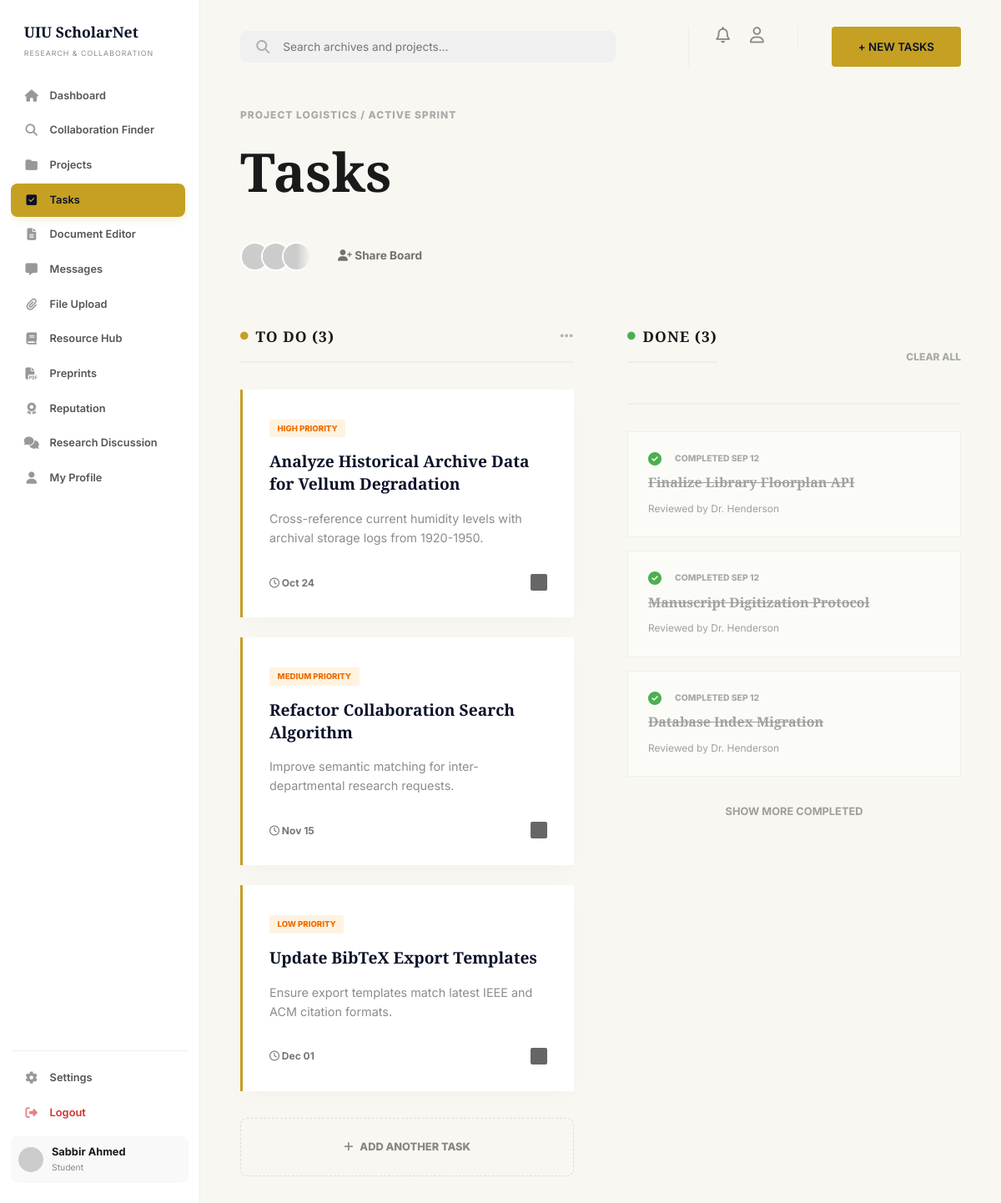
/dashboard/tasks.php (signed in), run on the app's committed database.
### tables this page shows
CREATE TABLE IF NOT EXISTS users (
    id INT AUTO_INCREMENT PRIMARY KEY,
    full_name VARCHAR(100) NOT NULL,
    email VARCHAR(100) UNIQUE NOT NULL,
    password VARCHAR(255) NOT NULL,
    role ENUM('student', 'faculty') DEFAULT 'student',
    department VARCHAR(100),
    interests TEXT,
    skills TEXT,
    points INT DEFAULT 0,
    created_at TIMESTAMP DEFAULT CURRENT_TIMESTAMP
);

CREATE TABLE IF NOT EXISTS tasks (
    id INT AUTO_INCREMENT PRIMARY KEY,
    project_id INT,
    title VARCHAR(255) NOT NULL,
    description TEXT,
    assigned_to INT,
    priority ENUM('low', 'medium', 'high') DEFAULT 'medium',
    status ENUM('todo', 'inprogress', 'done') DEFAULT 'todo',
    due_date DATE,
    created_at TIMESTAMP DEFAULT CURRENT_TIMESTAMP,
    FOREIGN KEY (project_id) REFERENCES projects(id) ON DELETE CASCADE,
    FOREIGN KEY (assigned_to) REFERENCES users(id) ON DELETE SET NULL
);

### includes/auth_check.php (called while the page is built, shortened)
<?php
require_once('db_connect.php');
$user_id = (int)$_SESSION['user_id'];
$stmt = $conn->prepare("SELECT * FROM users WHERE id = ?");
$stmt->bind_param("i", $user_id);
$stmt->execute();
$user_result = $stmt->get_result();
$user_data = $user_result->fetch_assoc();
?>

### dashboard/tasks.php (the view, shortened to what this page needs)
<?php
require_once('../includes/auth_check.php');
$project_id = isset($_GET['project_id']) ? (int)$_GET['project_id'] : null;
$task_sql = "SELECT t.*, p.title as project_title FROM tasks t
             JOIN projects p ON t.project_id = p.id
             WHERE p.creator_id = ?";
if ($project_id) {
    $task_sql .= " AND t.project_id = ?";
    $tstmt = $conn->prepare($task_sql);
    $tstmt->bind_param("ii", $user_id, $project_id);
} else {
    $tstmt = $conn->prepare($task_sql);
    $tstmt->bind_param("i", $user_id);
}
$tstmt->execute();
$task_result = $tstmt->get_result();
$tasks_todo = [];
$tasks_done = [];
while ($task = $task_result->fetch_assoc()) {
    if ($task['status'] == 'todo' || $task['status'] == 'inprogress') $tasks_todo[] = $task;
    elseif ($task['status'] == 'done') $tasks_done[] = $task;
}
?>
<!DOCTYPE html>
<html lang="en">
<head>
    <link rel="stylesheet" href="https://cdnjs.cloudflare.com/ajax/libs/font-awesome/6.4.0/css/all.min.css">
    <link rel="stylesheet" href="../assets/css/style.css">
</head>
<body class="dashboard-page">
    <?php include('../includes/sidebar.php'); ?>
    <main class="main-content">
        <header class="dash-header dash-header-xl">
            <div class="search-container">
                <i class="fa-solid fa-magnifying-glass search-icon"></i>
                <input type="text" placeholder="Search archives and projects...">
            </div>
            <div class="header-actions">
                <i class="fa-regular fa-bell header-icon"></i>
                <i class="fa-regular fa-user header-icon"></i>
                <button class="btn btn-primary btn-new-project" onclick="openModal()">+ NEW TASKS</button>
            </div>
        </header>
        <section>
            <div class="section-label">PROJECT LOGISTICS / ACTIVE SPRINT</div>
            <h1 class="page-title">Tasks</h1>
            <div class="team-avatars">
                <div class="avatars-mask">
                    <img src="https://ui-avatars.com/api/?name=User+1&background=eee&color=0a1128" class="team-avatar">
                    <img src="https://ui-avatars.com/api/?name=User+2&background=ddd&color=0a1128" class="team-avatar">
                    <img src="https://ui-avatars.com/api/?name=User+3&background=ccc&color=0a1128" class="team-avatar">
                </div>
                <div class="share-board"><i class="fa-solid fa-user-plus"></i> Share Board</div>
            </div>
            <div class="kanban-board">
                <div class="kanban-column">
                    <h3><span class="column-badge"><i class="fa-solid fa-circle dot-gold"></i> To Do (<?php echo count($tasks_todo); ?>)</span> <i class="fa-solid fa-ellipsis column-options"></i></h3>
                    <?php foreach($tasks_todo as $task): ?>
                    <div class="task-card">
                        <div class="priority-badge"><?php echo $task['priority']; ?> PRIORITY</div>
                        <h4><?php echo htmlspecialchars($task['title']); ?></h4>
                        <p class="task-desc"><?php echo htmlspecialchars($task['description']); ?></p>
                        <div class="task-meta-footer">
                            <span><i class="fa-regular fa-clock"></i> <?php echo date('M d', strtotime($task['due_date'])); ?></span>
                            <div class="task-assignee"></div>
                        </div>
                    </div>
                    <?php endforeach; ?>
                    <div class="create-project-box add-task-box" onclick="openModal()">
                        <div class="add-task-text">
                            <i class="fa-solid fa-plus"></i> ADD ANOTHER TASK
                        </div>
                    </div>
                </div>
                <div class="kanban-column">
                    <div class="done-header">
                        <h3 class="done-title"><span class="column-badge"><i class="fa-solid fa-circle dot-green"></i> Done (<?php echo count($tasks_done); ?>)</span></h3>
                        <span class="clear-all">CLEAR ALL</span>
                    </div>
                    <?php foreach($tasks_done as $task): ?>
                    <div class="task-completed-card">
                        <div class="completed-check">
                            <i class="fa-solid fa-circle-check check-icon"></i>
                            <span class="completed-date">COMPLETED SEP 12</span>
                        </div>
                        <h4><?php echo htmlspecialchars($task['title']); ?></h4>
                        <div class="completed-reviewer">Reviewed by Dr. Henderson</div>
                    </div>
                    <?php endforeach; ?>
                    <div class="show-more">SHOW MORE COMPLETED</div>
                </div>
            </div>
        </section>
    </main>
</body>
</html>

### includes/sidebar.php
<aside class="sidebar">
    <div class="logo">UIU ScholarNet</div>
    <div class="sidebar-subtitle">RESEARCH & COLLABORATION</div>
    <nav class="sidebar-menu">
        <a href="index.php" class="menu-item <?php echo (basename($_SERVER['PHP_SELF']) == 'index.php') ? 'active' : ''; ?>">
            <i class="fa-solid fa-house"></i> Dashboard
        </a>
        <a href="collaboration.php" class="menu-item <?php echo (basename($_SERVER['PHP_SELF']) == 'collaboration.php') ? 'active' : ''; ?>">
            <i class="fa-solid fa-magnifying-glass"></i> Collaboration Finder
        </a>
        <a href="projects.php" class="menu-item <?php echo (basename($_SERVER['PHP_SELF']) == 'projects.php') ? 'active' : ''; ?>">
            <i class="fa-solid fa-folder"></i> Projects
        </a>
        <a href="tasks.php" class="menu-item <?php echo (basename($_SERVER['PHP_SELF']) == 'tasks.php') ? 'active' : ''; ?>">
            <i class="fa-solid fa-square-check"></i> Tasks
        </a>
        <a href="document_editor.php" class="menu-item <?php echo (basename($_SERVER['PHP_SELF']) == 'document_editor.php') ? 'active' : ''; ?>">
            <i class="fa-solid fa-file-lines"></i> Document Editor
        </a>
        <a href="messages.php" class="menu-item <?php echo (basename($_SERVER['PHP_SELF']) == 'messages.php') ? 'active' : ''; ?>">
            <i class="fa-solid fa-message"></i> Messages
        </a>
        <a href="file_upload.php" class="menu-item <?php echo (basename($_SERVER['PHP_SELF']) == 'file_upload.php') ? 'active' : ''; ?>">
            <i class="fa-solid fa-paperclip"></i> File Upload
        </a>
        <a href="resources.php" class="menu-item <?php echo (basename($_SERVER['PHP_SELF']) == 'resources.php') ? 'active' : ''; ?>">
            <i class="fa-solid fa-book"></i> Resource Hub
        </a>
        <a href="preprints.php" class="menu-item <?php echo (basename($_SERVER['PHP_SELF']) == 'preprints.php' || basename($_SERVER['PHP_SELF']) == 'preprint_details.php') ? 'active' : ''; ?>">
            <i class="fa-solid fa-file-pdf"></i> Preprints
        </a>
        <a href="#" class="menu-item"><i class="fa-solid fa-award"></i> Reputation</a>
        <a href="#" class="menu-item"><i class="fa-solid fa-comments"></i> Research Discussion</a>
        <a href="#" class="menu-item"><i class="fa-solid fa-user"></i> My Profile</a>
    </nav>
    <div class="sidebar-footer">
        <a href="#" class="menu-item"><i class="fa-solid fa-gear"></i> Settings</a>
        <a href="../auth/logout.php" class="menu-item logout-link"><i class="fa-solid fa-right-from-bracket"></i> Logout</a>
        <div class="user-profile-small">
            <img src="https://ui-avatars.com/api/?name=<?php echo urlencode($user_data['full_name']); ?>&background=0a1128&color=fff" alt="User">
            <div>
                <div class="user-name"><?php echo $user_data['full_name']; ?></div>
                <div class="user-role"><?php echo ucfirst($user_data['role']); ?></div>
            </div>
        </div>
    </div>
</aside>

### assets/css/global.css (style rules this page uses)
:root { --primary-color: #0a1128; --secondary-color: #c5a022; --bg-color: #f8f7f2; --text-color: #1a1a1a; --accent-color: #e8e6d9; --white: #ffffff; --transition: all 0.3s ease; --font-heading: 'Playfair Display', serif; --font-body: 'Inter', sans-serif; }
* { margin: 0; padding: 0; box-sizing: border-box; }
body { font-family: var(--font-body); background-color: var(--bg-color); color: var(--text-color); line-height: 1.6; overflow-x: hidden; }
h1, h2, h3, h4 { font-family: var(--font-heading); font-weight: 700; }
a { text-decoration: none; color: inherit; transition: var(--transition); }
.btn { padding: 0.8rem 2rem; border-radius: 4px; font-weight: 600; cursor: pointer; display: inline-flex; align-items: center; gap: 0.5rem; transition: var(--transition); border: none; font-family: var(--font-body); }
.btn-primary { background-color: var(--secondary-color); color: var(--white); }
.logo { font-size: 1.5rem; font-weight: 700; color: var(--primary-color); font-family: var(--font-heading); }

### assets/css/layout.css (style rules this page uses)
.dashboard-page { display: flex; background-color: var(--bg-color); min-height: 100vh; width: 100%; }
.sidebar { width: 240px; min-width: 240px; background: var(--white); border-right: 1px solid #eee; padding: 1.5rem 0.8rem; display: flex; flex-direction: column; position: fixed; top: 0; left: 0; bottom: 0; z-index: 1000; overflow: hidden; }
.sidebar .logo { font-size: 1.1rem; margin-bottom: 0.3rem; padding-left: 1rem; color: var(--primary-color); flex-shrink: 0; }
.sidebar-subtitle { font-size: 0.55rem; opacity: 0.5; letter-spacing: 1px; padding-left: 1rem; margin-bottom: 1.5rem; flex-shrink: 0; }
.sidebar-menu { flex: 1 1 0; min-height: 0; overflow-y: auto; padding-right: 4px; }
.menu-item { display: flex; align-items: center; gap: 0.8rem; padding: 0.6rem 1rem; border-radius: 8px; margin-bottom: 2px; font-weight: 600; font-size: 0.8rem; color: #555; transition: var(--transition); text-decoration: none; white-space: nowrap; }
.menu-item i { width: 18px; font-size: 0.9rem; display: flex; justify-content: center; opacity: 0.6; }
.menu-item.active { background-color: var(--secondary-color); color: var(--primary-color); box-shadow: 0 4px 10px rgba(197, 160, 34, 0.15); }
.menu-item.active i { opacity: 1; }
.sidebar-footer { border-top: 1px solid #eee; padding-top: 0.8rem; margin-top: 0.8rem; flex-shrink: 0; }
.user-profile-small { display: flex; align-items: center; gap: 0.6rem; padding: 0.6rem; background: #f9f9f9; border-radius: 8px; margin-top: 0.5rem; }
.user-profile-small img { width: 30px; height: 30px; border-radius: 50%; }
.main-content { flex: 1; margin-left: 240px; padding: 2rem 3rem; min-height: 100vh; }
.dash-header { display: flex; justify-content: space-between; align-items: center; margin-bottom: 2rem; }
.search-container { background: #f0f0f0; padding: 0.7rem 1.2rem; border-radius: 8px; display: flex; align-items: center; gap: 1rem; width: 100%; max-width: 450px; }
.search-container input { background: transparent; border: none; outline: none; width: 100%; font-family: var(--font-body); font-size: 0.85rem; }
.logout-link { color: #d32f2f; }
.user-name { font-weight: 700; font-size: 0.8rem; }
.user-role { font-size: 0.65rem; opacity: 0.5; }

### assets/css/dashboard.css (style rules this page uses)
.search-icon { opacity: 0.3; }

### assets/css/collaboration.css (style rules this page uses)
.header-icon { font-size: 1.2rem; opacity: 0.5; }

### assets/css/projects.css (style rules this page uses)
.create-project-box { border: 2px dashed #ddd; padding: 4rem; text-align: center; border-radius: 8px; cursor: pointer; transition: var(--transition); }
.btn-new-project { background-color: var(--secondary-color); color: var(--primary-color); padding: 1rem 2rem; }

### assets/css/messages.css (style rules this page uses)
.header-actions { display: flex; gap: 1.5rem; border-left: 1px solid #eee; padding-left: 2rem; }

### data on the page
users: full_name "Sabbir Ahmed", role "Student"
tasks: priority "HIGH", title "Analyze Historical Archive Data for Vellum Degradation", description "Cross-reference current humidity levels with archival storage logs from 1920-1950.", due_date "Oct 24"
tasks: priority "MEDIUM", title "Refactor Collaboration Search Algorithm", description "Improve semantic matching for inter-departmental research requests.", due_date "Nov 15"
tasks: priority "LOW", title "Update BibTeX Export Templates", description "Ensure export templates match latest IEEE and ACM citation formats.", due_date "Dec 01"
tasks: title "Finalize Library Floorplan API"
tasks: title "Manuscript Digitization Protocol"
tasks: title "Database Index Migration"

### other printed values
count($tasks_todo) "3"
count($tasks_done) "3"
